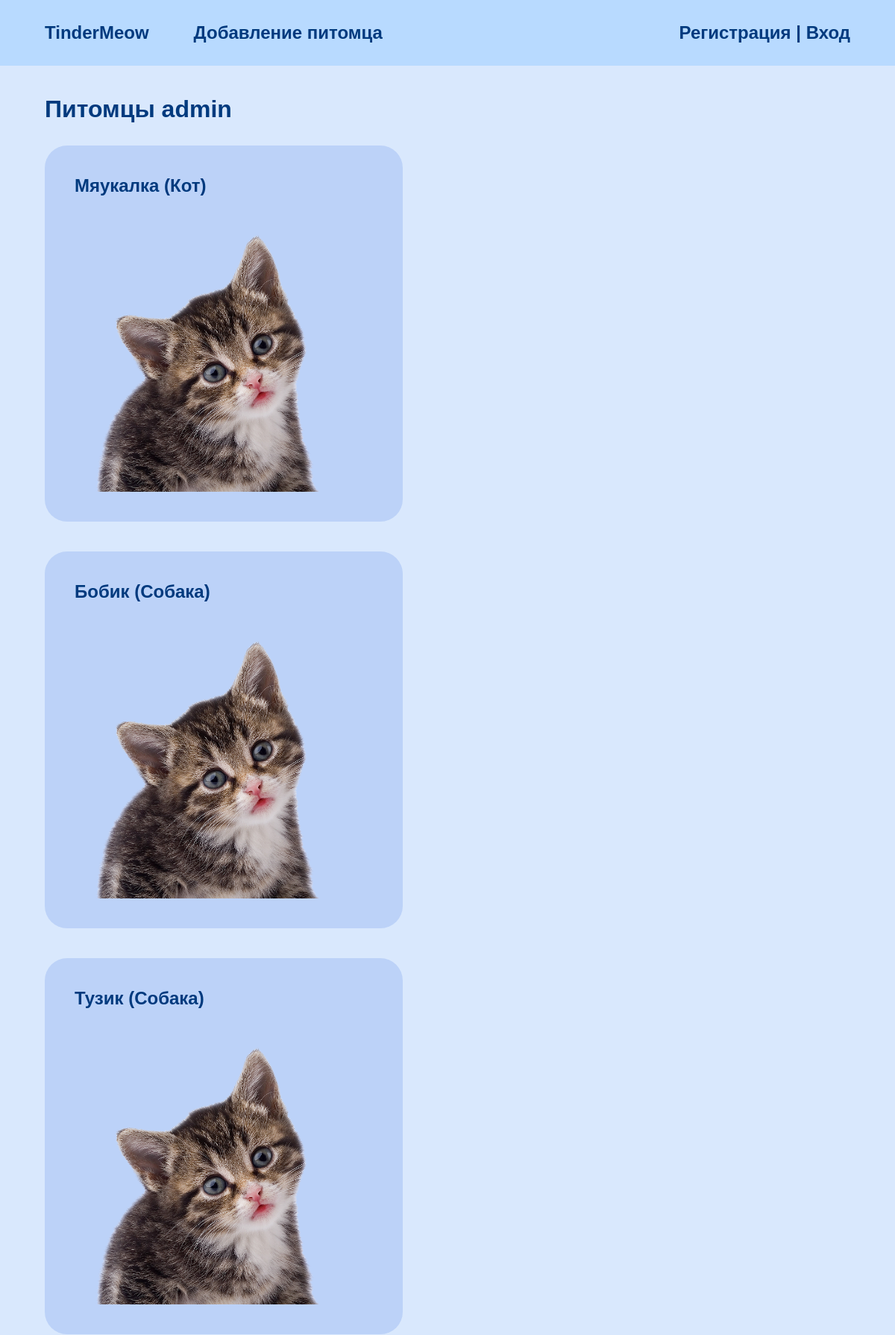
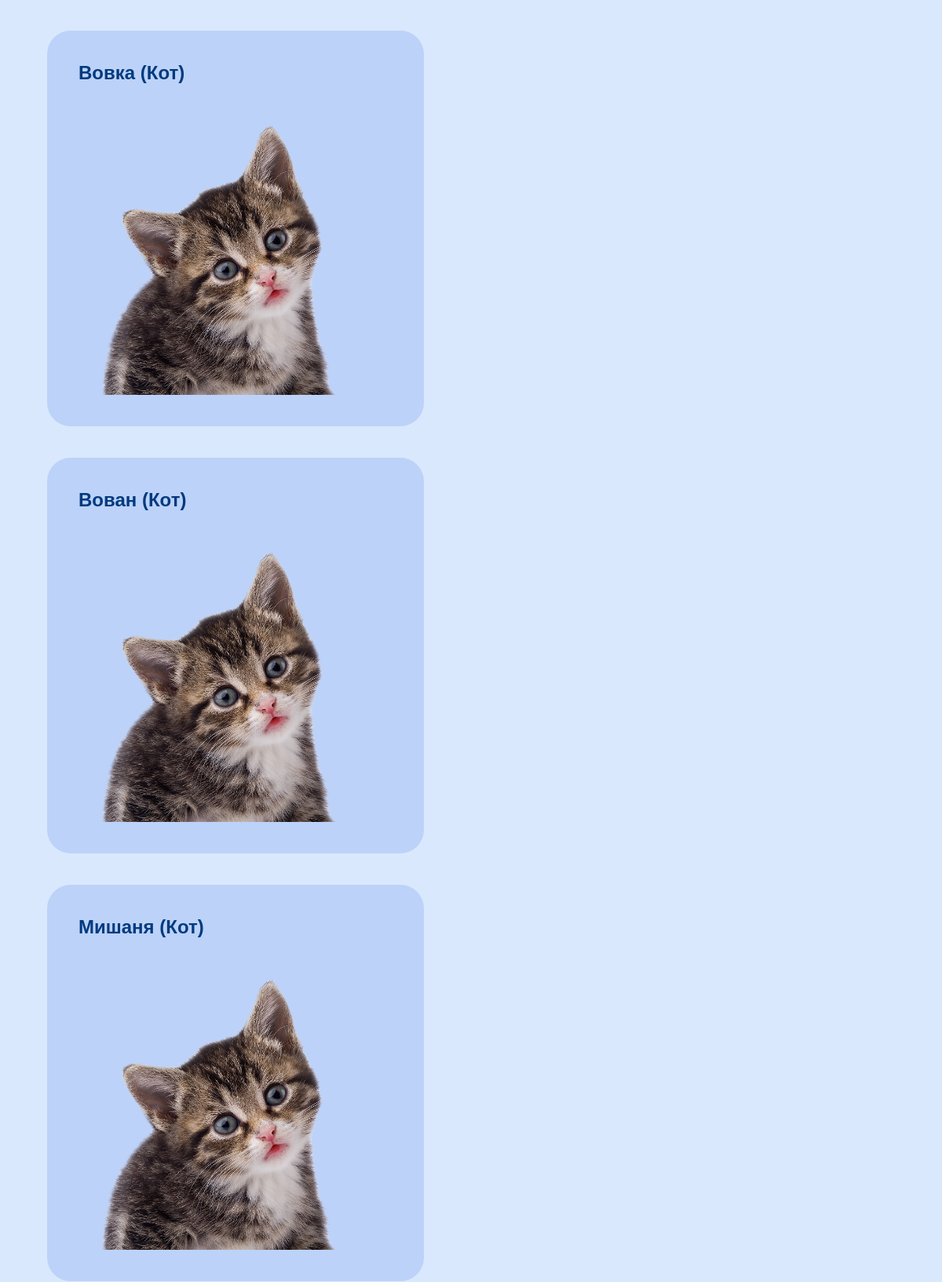
Page /user/1 (upper part) on the committed database (2 pictures, top to bottom).
### main/models.py (models this page shows, shortened)
class Pet(models.Model):
    name = models.CharField(max_length=30, verbose_name='Кличка')
    slug = models.SlugField(max_length=60, unique=True, db_index=True, verbose_name='URL')
    photo = models.ImageField(upload_to='main/img/pet/%Y/%m/%d', verbose_name='Фото')
    description = models.TextField(blank=True, verbose_name='Описание')
    time_add = models.DateTimeField(auto_now_add=True, verbose_name='Создано')
    time_edit = models.DateTimeField(auto_now=True, verbose_name='Изменено')
    is_published = models.BooleanField(default=True, verbose_name='Опубликовано')
    owner = models.ForeignKey('Person', on_delete=models.CASCADE, verbose_name='Хозяин')
    species = models.ForeignKey('Species', on_delete=models.PROTECT, verbose_name='Биологический вид')
    class Meta:
        verbose_name = 'Питомец'
        verbose_name_plural = 'Питомцы'
        ordering = ['id']
    def get_absolute_url(self):
        return reverse('pet', kwargs={'pet_slug': self.slug})

class Species(models.Model):
    title = models.CharField(max_length=30, unique=True, verbose_name='Название вида')
    title_plural = models.CharField(max_length=30, unique=True, verbose_name='Название вида (мн. ч.)', null=True)
    slug = models.SlugField(max_length=30, unique=True, db_index=True, verbose_name='URL')
    class Meta:
        verbose_name = 'Биологический вид'
        verbose_name_plural = 'Биологические виды'
        ordering = ['id']
    def __str__(self):
        return self.title

### main/views.py (the view)
# urls.py: path('user/<int:user_id>', show_user, name='user'),
def show_user(request, user_id):
    if not request.user.is_authenticated:
        redirect('login')
    if user_id == request.user.id:
        return redirect('index')
    menu = [
        {'title': 'TinderMeow', 'url_name': 'index'},
        {'title': 'Добавление питомца', 'url_name': 'pet_add'},
    ]
    pets = Pet.objects.filter(owner_id=user_id)
    if len(pets) == 0:
        raise Http404()
    species = Species.objects.all()
    username = (Person.objects.get(id=user_id)).username
    context = {
        'title': f'Питомцы {username}',
        'menu': menu,
        'pets': pets,
        'species': species,
        'id_selected': 0,
    }
    return render(request, 'main/layout.html', context=context)

### main/templates/main/layout.html (shortened to what this page needs)
{% load static %}
<!doctype html>
<html lang="en">
    <head>
        <link rel="stylesheet" href="{% static 'css/index.css' %}">
    </head>
    <body>
        <div class="body_container">
            <header class="header">
                <div class="header_first">
                    {% for item in menu %}
                        {% if loop.last %}
                            <a href="{% url item.url_name %}" class="header_txt last link_effect">{{ item.title }}</a>
                        {% else %}
                            <a href="{% url item.url_name %}" class="header_txt not_last link_effect">{{ item.title }}</a>
                        {% endif %}
                    {% endfor %}
                </div>
                <div class="header_last">
                    {% if request.user.is_authenticated %}
                        <p class="header_txt">{{ user.username }}&nbsp;|&nbsp;</p>
                        <a href="{% url 'logout' %}" class="header_link header_txt last link_effect">Выход</a>
                    {% else %}
                        <a href="{% url 'register' %}" class="header_link header_txt last link_effect">Регистрация&nbsp;|&nbsp;</a>
                        <a href="{% url 'login' %}" class="header_link header_txt last link_effect">Вход</a>
                    {% endif %}
                </div>
            </header>
            <main class="main">
                <div class="main_container">
                    <h1 class="heading">{{ title }}</h1>
                    <div class="container">
                        {% for pet in pets %}
                            <a href="{{ pet.get_absolute_url }}" class="hyperlink">
                                <h2 class="heading hyperlink_heading">{{ pet.name }}&nbsp;({{ pet.species }})</h2>
                                {% if pet.photo %}
                                    <img src="{{ pet.photo.url }}" alt="photo" class="pet_img">
                                {% endif %}
                            </a>
                        {% endfor %}
                    </div>
                </div>
            </main>
        </div>
    </body>
</html>

### static/css/index.css (style rules this page uses)
* { text-decoration: none; font-family: Arial; color: #003A7E; }
body { margin: 0 auto; min-height: 100vh; max-width: 1440px; display: flex; flex-direction: column; }
.body_container { flex-grow: 1; display: flex; flex-direction: column; }
.header { width: 100%; display: flex; justify-content: space-between; align-items: center; padding: 30px 60px; box-sizing: border-box; background-color: #b8daff; }
.header_first { display: flex; align-items: center; }
.header_last { display: flex; align-items: center; }
.header_txt { margin: 0; font-size: 24px; font-weight: 600; }
.main { flex-grow: 1; background-color: rgb(217, 232, 253); display: flex; justify-content: space-between; padding: 0 60px 0 0; box-sizing: border-box; }
.main_container { padding: 40px 60px 20px; box-sizing: border-box; display: flex; flex-direction: column; }
.container { display: flex; flex-wrap: wrap; }
.heading { margin: 0 0 30px; }
.hyperlink { background-color: rgb(188, 210, 248); padding: 40px; margin: 0 40px 40px 0; border-radius: 30px; box-sizing: border-box; display: flex; flex-direction: column; }
.hyperlink_heading { margin-bottom: 20px; }
.pet_img { max-width: 400px; }
.link_effect { color: #003A7E; transition: color 200ms ease, transform 200ms ease; }
.not_last { margin-right: 60px; }
.last { margin: 0; }

### rows in the picture
Pet: name "Мяукалка", species "Кот", photo (picture)
Pet: name "Бобик", species "Собака", photo (picture)
Pet: name "Тузик", species "Собака", photo (picture)
Pet: name "Вовка", species "Кот", photo (picture)
Pet: name "Вован", species "Кот", photo (picture)
Pet: name "Мишаня", species "Кот", photo (picture)

### other values in the picture
{{ item.title }} "TinderMeow" "Добавление питомца"
{{ title }} "Питомцы admin"
